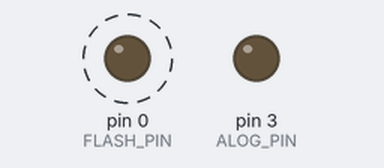
Simulated run of this sketch. Board: Arduino Uno, built with avr-gcc and run on an emulated ATmega328P. On the bench: output pins drawn as LEDs (lit = HIGH). Dashed ring = blinking.

Above: at 0.15 s.
At 16.11 s:
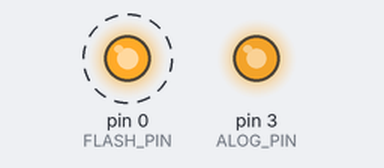
Timing chart, 0 to 16.0 s (numbered marks = the images above):
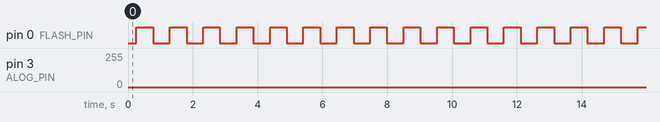

Measured:
- by itself, pin 0 (FLASH_PIN): alternates HIGH for 0.52 s and LOW for 0.52 s

The sketch:

Hello85.ino
```cpp
const int FLASH_PIN = 0;
const int ALOG_PIN = 3;

void setup()
{
	pinMode(FLASH_PIN, OUTPUT);
	digitalWrite(FLASH_PIN, HIGH);

	analogWrite(ALOG_PIN, 200);

}

void loop()
{

	//delay(1000);
	//digitalWrite(FLASH_PIN, LOW);
	//delay(1000);
	//digitalWrite(FLASH_PIN, HIGH);

	for(int i = 0; i < 255; i++){
		analogWrite(FLASH_PIN, i);
		analogWrite(ALOG_PIN, i);
		delay(2);
	}

	for(int i = 255; i > 0; i--){
		analogWrite(FLASH_PIN, i);
		analogWrite(ALOG_PIN, i);
		delay(2);
	}
}
```
